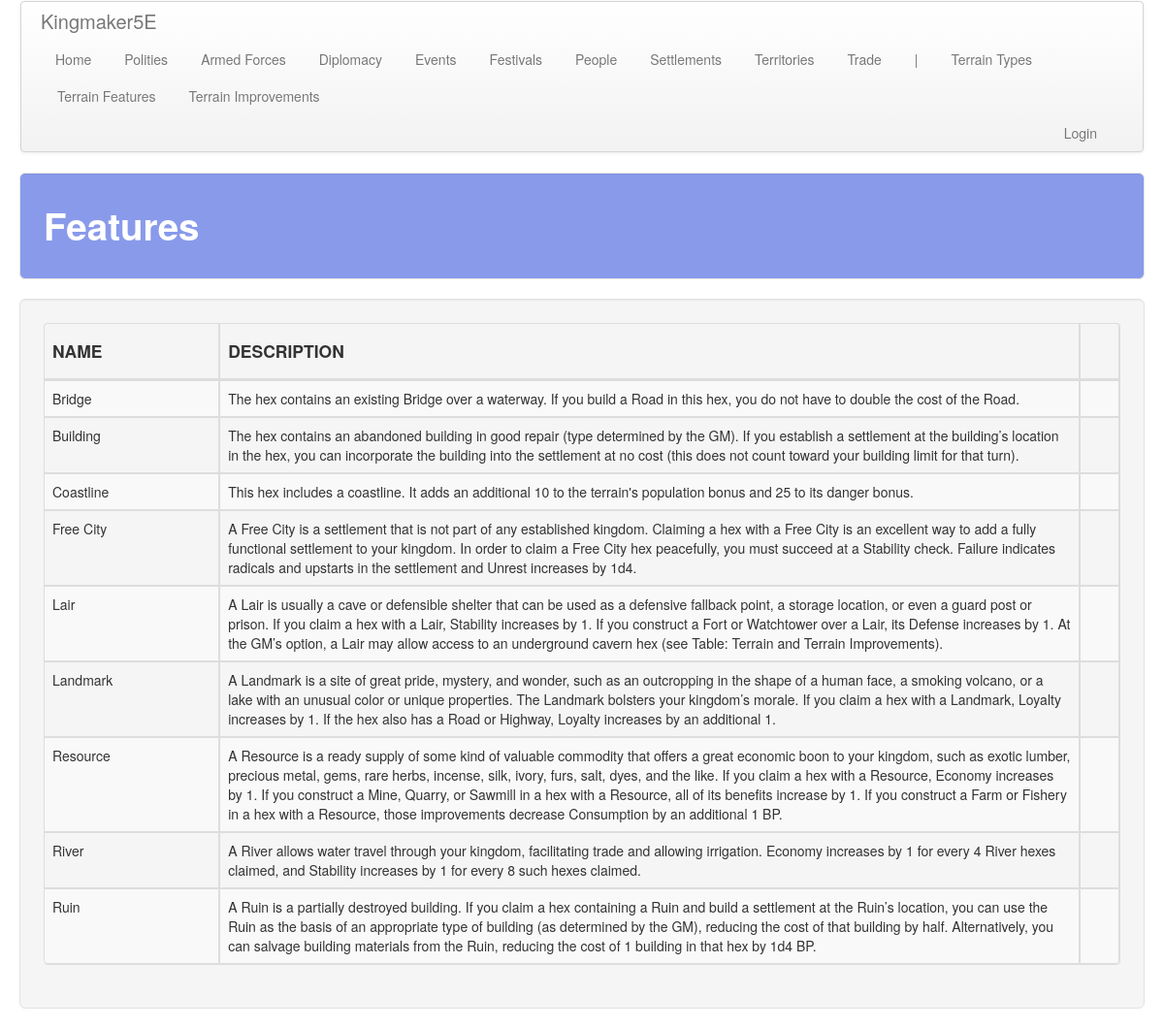
/territory/features, run on an earlier commit of the app's database.
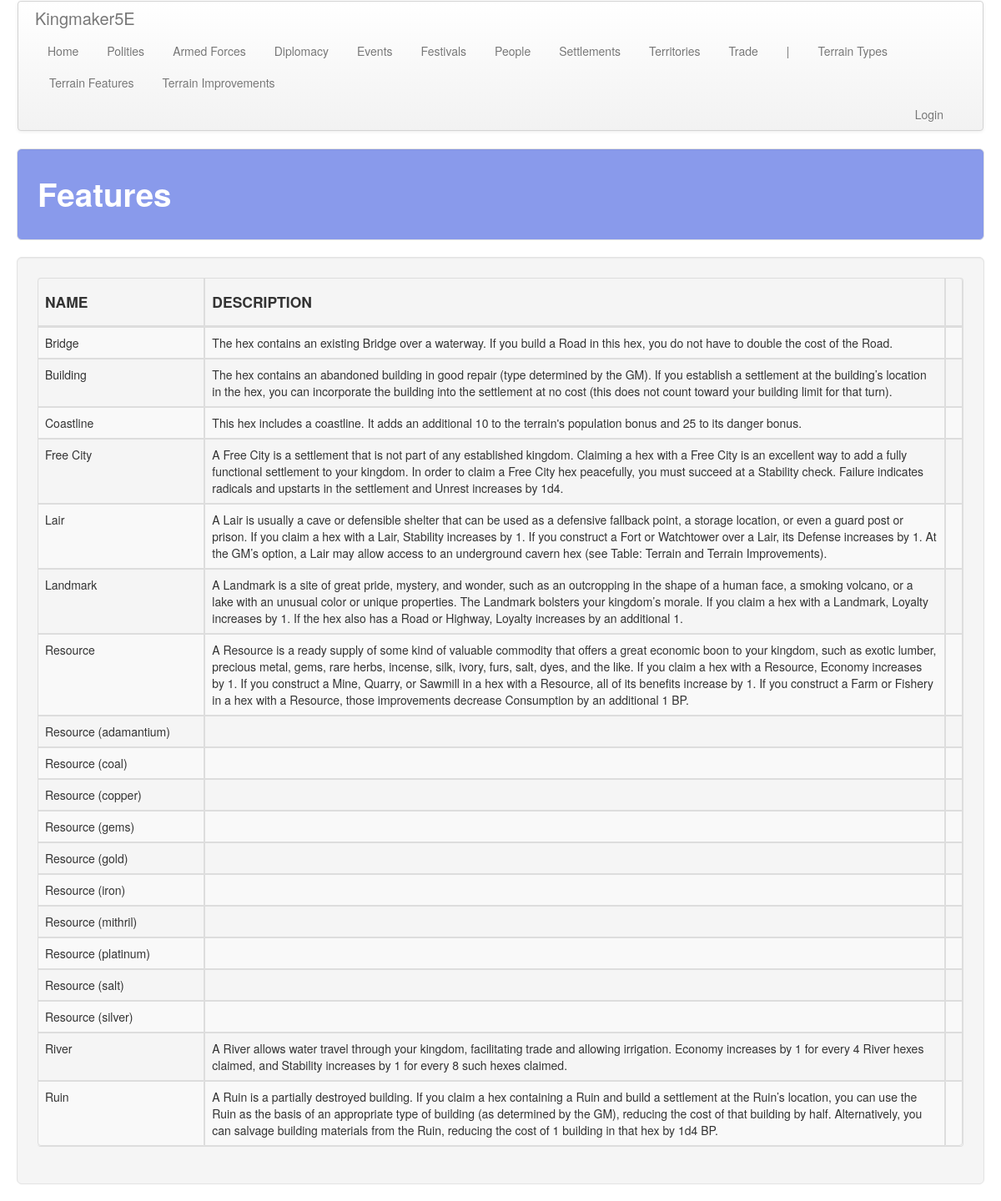
And on a later commit of the database.
### territory/models.py (models this page shows, shortened)
class Feature(models.Model):
    name = models.CharField(max_length=default_max_length)
    desc = models.TextField(default="", blank=True, null=True)
    pop_bonus = models.IntegerField(default=0)
    dan_bonus = models.IntegerField(default=0)
    eco_bonus = models.FloatField(default=0)
    loy_bonus = models.FloatField(default=0)
    sta_bonus = models.FloatField(default=0)
    def_bonus = models.IntegerField(default=0)
    con_bonus = models.IntegerField(default=0)
    inc_bonus = models.IntegerField(default=0)
    unr_bonus = models.IntegerField(default=0)

### territory/views.py (the view)
# urls.py: path('features', views.features, name='features'),
def features(request): return show_all_items(request, app_name, c_obj, c_plural, sort='name')

### territory/templates/territory/features.html (shortened to what this page needs)
<!DOCTYPE html>
{% extends 'territory/base.html' %}
{% block table_header %}
    <th class="th_ccell"><h4>NAME</h4></th>
    <th class="th_ccell"><h4>DESCRIPTION</h4></th>
    <th class="th_ccell"><h4></h4></th>
{% endblock %}
{% block table_body %}
    {% for feature in features %}
        <tr>
            <td class="tb_ccell">{{ feature.name }}</td>
            <td class="tb_lcell" width="80%">{{ feature.desc }}</td>
            <td class="tb_ccell">
            </td>
        </tr>
    {% endfor %}
{% endblock %}

### territory/templates/territory/base.html
<!DOCTYPE html>
{% extends 'table.html' %}
{% block subnav_items %}
<li class="disabled"><a href="#">|</a></li>
<li role="presentation"><a href="{% url 'territory:types' %}">
    Terrain Types
</a></li>
<li role="presentation"><a href="{% url 'territory:features' %}">
    Terrain Features
</a></li>
<li role="presentation"><a href="{% url 'territory:improvements' %}">
    Terrain Improvements
</a></li>
{% endblock %}

### templates/table.html (shortened to what this page needs)
<!DOCTYPE html>
{% extends 'base.html' %}
{% block content %}
    <div class="well well-large">
        <table class="table table-striped table-hover table-bordered table-responsive">
            <thead>
            <tr>
                {% block table_header %}
                {% endblock %}
            </tr>
            </thead>
            <tbody>
                {% block table_body %}
                {% endblock %}
            </tbody>
        </table>
    </div>
{% endblock %}

### templates/base.html (shortened to what this page needs)
<!DOCTYPE html>
{% load staticfiles %}
<html lang="en">
<head>
    <link rel="stylesheet" href="//maxcdn.bootstrapcdn.com/bootstrap/3.2.0/css/bootstrap.css">
    <link href="{% static 'css/bootstrap.min.css' %}" rel="stylesheet" media="screen">
    <link href="{% static 'css/bootstrap-responsive.min.css' %}" rel="stylesheet" media="screen">
    <link rel="stylesheet" href="{% static 'css/custom.css' %}">
</head>
<body>
    <div class="container-fluid">
        <div class="navbar">
            <div class="navbar-inner">
                <a class="brand">Kingmaker5E</a>
                <ul class="nav nav-pills">
                    <li role="presentation"><a href="{% url 'core:home' %}">Home</a></li>
                    <li role="presentation"><a href="{% url 'polity:polities' %}">Polities</a></li>
                    <li role="presentation">
                        <a href="{% url 'armed_forces:armed_forces' %}">
                            Armed Forces
                        </a>
                    </li>
                    <li role="presentation">
                        <a href="{% url 'diplomacy:diplomatic_relations' %}">
                            Diplomacy
                        </a>
                    </li>
                    <li role="presentation"><a href="{% url 'events:events' %}">Events</a></li>
                    <li role="presentation"><a href="{% url 'festivals:festivals' %}">Festivals</a></li>
                    <li role="presentation"><a href="{% url 'people:people' %}">People</a></li>
                    <li role="presentation">
                        <a href="{% url 'settlements:settlements' %}">
                        Settlements
                        </a>
                    </li>
                    <li role="presentation">
                        <a href="{% url 'territory:territories' %}">
                            Territories
                        </a>
                    </li>
                    <li role="presentation"><a href="{% url 'trade:trade_routes' %}">Trade</a></li>
                    {% block subnav_items %}{% endblock %}
                </ul>
                <ul class="nav nav-pills navbar-right">
                    <li role="presentation">
                        {% if user.is_authenticated %}
                            <a href="{% url 'logout' %}">Logout</a>
                        {% else %}
                            <a href="{% url 'login' %}">Login</a>
                        {% endif %}
                    </li>
                </ul>
            </div>
        </div>
        <div class="well well-large" style="background-color: #899AEB;">
            <h1 style="color: #ffffff;">{{ title }}</h1>
        </div>
        {% block content %}
        {% endblock %}
    </div>
</body>
</html>

### static/css/custom.css (style rules this page uses)
.th_ccell { text-align: center; padding: 20px 20px 20px 20px; }
.tb_ccell { text-align: center; padding: 20px 20px 20px 20px; }
.tb_lcell { text-align: left; padding: 20px 20px 20px 20px; }

What changed in the data, as far as the page shows it:
added Feature: name "Resource (adamantium)"
added Feature: name "Resource (coal)"
added Feature: name "Resource (copper)"
added Feature: name "Resource (gems)"
added Feature: name "Resource (gold)"
added Feature: name "Resource (iron)"
added Feature: name "Resource (mithril)"
added Feature: name "Resource (platinum)"
added Feature: name "Resource (salt)"
added Feature: name "Resource (silver)"
